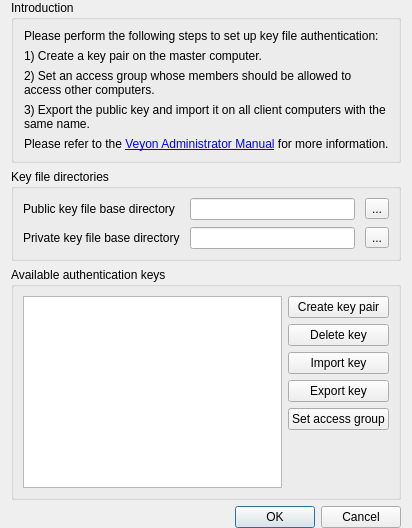
<?xml version="1.0" encoding="UTF-8"?>
<ui version="4.0">
 <class>AuthKeysConfigurationDialog</class>
 <widget class="QDialog" name="AuthKeysConfigurationDialog">
  <property name="windowTitle">
   <string>Authentication keys</string>
  </property>
  <property name="windowIcon">
   <iconset resource="../../core/resources/core.qrc">
    <normaloff>:/core/application-x-pem-key.png</normaloff>:/core/application-x-pem-key.png</iconset>
  </property>
  <layout class="QVBoxLayout" name="verticalLayout">
   <property name="topMargin">
    <number>0</number>
   </property>
   <property name="bottomMargin">
    <number>0</number>
   </property>
   <item>
    <widget class="QGroupBox" name="groupBox_5">
     <property name="title">
      <string>Introduction</string>
     </property>
     <layout class="QVBoxLayout" name="verticalLayout_3">
      <property name="leftMargin">
       <number>10</number>
      </property>
      <item>
       <widget class="QLabel" name="label_2">
        <property name="text">
         <string>Please perform the following steps to set up key file authentication:</string>
        </property>
        <property name="wordWrap">
         <bool>true</bool>
        </property>
       </widget>
      </item>
      <item>
       <widget class="QLabel" name="label_3">
        <property name="text">
         <string>1) Create a key pair on the master computer.</string>
        </property>
        <property name="wordWrap">
         <bool>true</bool>
        </property>
       </widget>
      </item>
      <item>
       <widget class="QLabel" name="label_4">
        <property name="text">
         <string>2) Set an access group whose members should be allowed to access other computers.</string>
        </property>
        <property name="wordWrap">
         <bool>true</bool>
        </property>
       </widget>
      </item>
      <item>
       <widget class="QLabel" name="label_5">
        <property name="text">
         <string>3) Export the public key and import it on all client computers with the same name.</string>
        </property>
        <property name="wordWrap">
         <bool>true</bool>
        </property>
       </widget>
      </item>
      <item>
       <widget class="QLabel" name="label_6">
        <property name="text">
         <string>Please refer to the &lt;a href=&quot;https://veyon.readthedocs.io/en/latest/admin/index.html&quot;&gt;Veyon Administrator Manual&lt;/a&gt; for more information.</string>
        </property>
        <property name="openExternalLinks">
         <bool>true</bool>
        </property>
       </widget>
      </item>
      <item>
       <spacer name="horizontalSpacer_7">
        <property name="orientation">
         <enum>Qt::Horizontal</enum>
        </property>
        <property name="sizeHint" stdset="0">
         <size>
          <width>0</width>
          <height>0</height>
         </size>
        </property>
       </spacer>
      </item>
     </layout>
    </widget>
   </item>
   <item>
    <widget class="QGroupBox" name="keyFileDirectories">
     <property name="title">
      <string>Key file directories</string>
     </property>
     <layout class="QGridLayout" name="gridLayout_12">
      <property name="verticalSpacing">
       <number>2</number>
      </property>
      <item row="0" column="0" colspan="2">
       <layout class="QGridLayout" name="gridLayout_8">
        <property name="horizontalSpacing">
         <number>10</number>
        </property>
        <property name="verticalSpacing">
         <number>7</number>
        </property>
        <item row="0" column="0">
         <widget class="QLabel" name="label_7">
          <property name="text">
           <string>Public key file base directory</string>
          </property>
         </widget>
        </item>
        <item row="0" column="1">
         <widget class="QLineEdit" name="publicKeyBaseDir"/>
        </item>
        <item row="1" column="0">
         <widget class="QLabel" name="label_8">
          <property name="text">
           <string>Private key file base directory</string>
          </property>
         </widget>
        </item>
        <item row="1" column="1">
         <widget class="QLineEdit" name="privateKeyBaseDir"/>
        </item>
        <item row="0" column="2">
         <widget class="QToolButton" name="openPublicKeyBaseDir">
          <property name="text">
           <string>...</string>
          </property>
          <property name="icon">
           <iconset resource="../../core/resources/core.qrc">
            <normaloff>:/core/document-open.png</normaloff>:/core/document-open.png</iconset>
          </property>
         </widget>
        </item>
        <item row="1" column="2">
         <widget class="QToolButton" name="openPrivateKeyBaseDir">
          <property name="text">
           <string>...</string>
          </property>
          <property name="icon">
           <iconset resource="../../core/resources/core.qrc">
            <normaloff>:/core/document-open.png</normaloff>:/core/document-open.png</iconset>
          </property>
         </widget>
        </item>
       </layout>
      </item>
     </layout>
    </widget>
   </item>
   <item>
    <widget class="QGroupBox" name="groupBox">
     <property name="title">
      <string>Available authentication keys</string>
     </property>
     <layout class="QHBoxLayout" name="horizontalLayout">
      <item>
       <widget class="QTableView" name="keyTable">
        <property name="toolTip">
         <string>An authentication key pair consist of two coupled cryptographic keys, a private and a public key.
A private key allows users on the master computer to access client computers.
It is important that only authorized users have read access to the private key file.
The public key is used on client computers to authenticate incoming connection request.</string>
        </property>
        <property name="editTriggers">
         <set>QAbstractItemView::NoEditTriggers</set>
        </property>
        <property name="selectionMode">
         <enum>QAbstractItemView::SingleSelection</enum>
        </property>
        <property name="selectionBehavior">
         <enum>QAbstractItemView::SelectRows</enum>
        </property>
        <attribute name="horizontalHeaderStretchLastSection">
         <bool>true</bool>
        </attribute>
        <attribute name="verticalHeaderVisible">
         <bool>false</bool>
        </attribute>
       </widget>
      </item>
      <item>
       <layout class="QVBoxLayout" name="verticalLayout_2">
        <item>
         <widget class="QPushButton" name="createKeyPair">
          <property name="text">
           <string>Create key pair</string>
          </property>
         </widget>
        </item>
        <item>
         <widget class="QPushButton" name="deleteKey">
          <property name="text">
           <string>Delete key</string>
          </property>
         </widget>
        </item>
        <item>
         <widget class="QPushButton" name="importKey">
          <property name="text">
           <string>Import key</string>
          </property>
         </widget>
        </item>
        <item>
         <widget class="QPushButton" name="exportKey">
          <property name="text">
           <string>Export key</string>
          </property>
         </widget>
        </item>
        <item>
         <widget class="QPushButton" name="setAccessGroup">
          <property name="text">
           <string>Set access group</string>
          </property>
         </widget>
        </item>
        <item>
         <spacer name="verticalSpacer_2">
          <property name="orientation">
           <enum>Qt::Vertical</enum>
          </property>
          <property name="sizeHint" stdset="0">
           <size>
            <width>20</width>
            <height>40</height>
           </size>
          </property>
         </spacer>
        </item>
       </layout>
      </item>
     </layout>
    </widget>
   </item>
   <item>
    <widget class="QDialogButtonBox" name="buttonBox">
     <property name="standardButtons">
      <set>QDialogButtonBox::Cancel|QDialogButtonBox::Ok</set>
     </property>
    </widget>
   </item>
  </layout>
 </widget>
 <resources>
  <include location="../../core/resources/core.qrc"/>
 </resources>
 <connections>
  <connection>
   <sender>buttonBox</sender>
   <signal>accepted()</signal>
   <receiver>AuthKeysConfigurationDialog</receiver>
   <slot>accept()</slot>
   <hints>
    <hint type="sourcelabel">
     <x>338</x>
     <y>800</y>
    </hint>
    <hint type="destinationlabel">
     <x>338</x>
     <y>408</y>
    </hint>
   </hints>
  </connection>
  <connection>
   <sender>buttonBox</sender>
   <signal>rejected()</signal>
   <receiver>AuthKeysConfigurationDialog</receiver>
   <slot>reject()</slot>
   <hints>
    <hint type="sourcelabel">
     <x>338</x>
     <y>800</y>
    </hint>
    <hint type="destinationlabel">
     <x>338</x>
     <y>408</y>
    </hint>
   </hints>
  </connection>
 </connections>
</ui>
